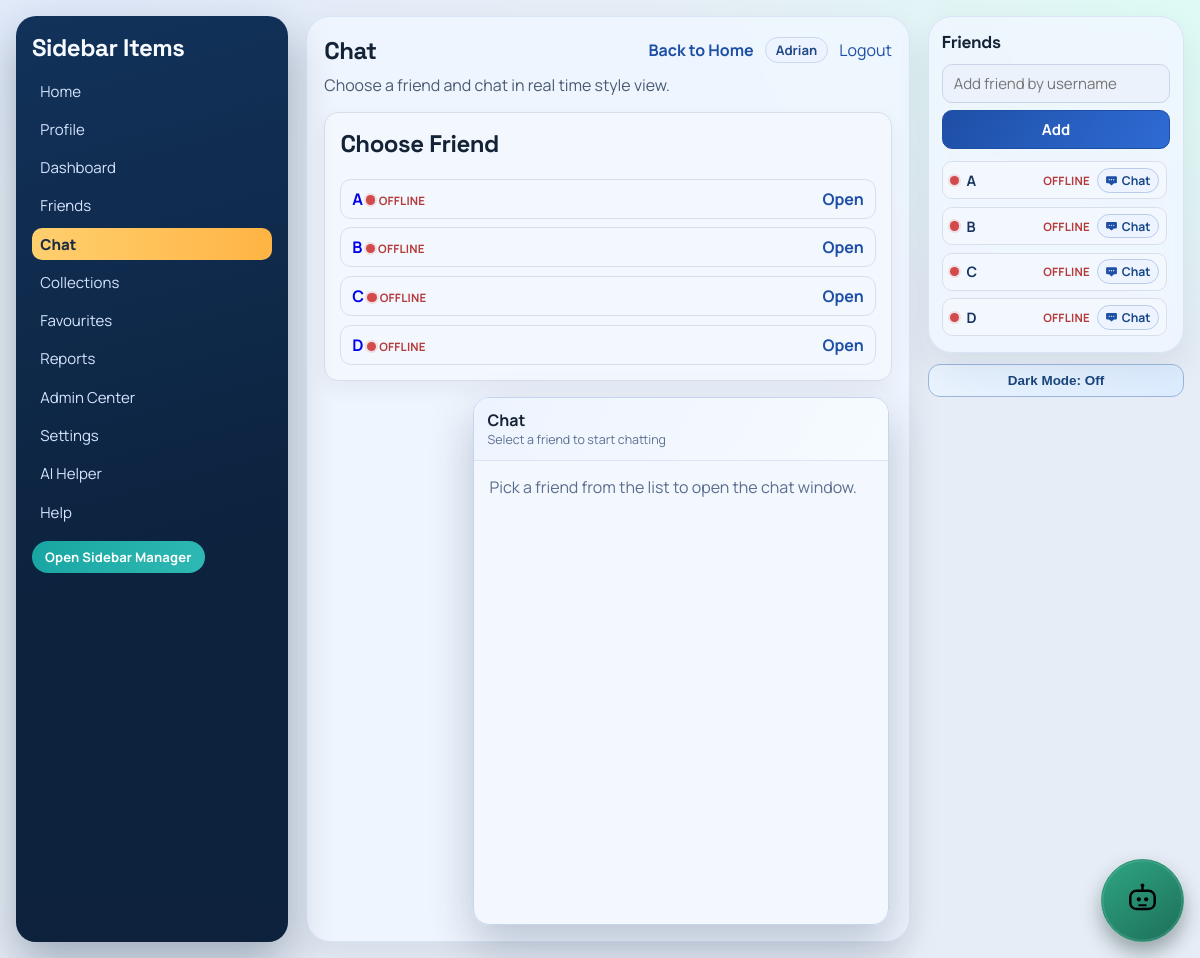
Screenshot of /chat/ (signed in) with the database file from the repository.
### myapp/models.py (models this page shows, shortened)
class SidebarItem(models.Model):
    name = models.CharField(max_length=50)

### myapp/views.py (the view, shortened to what this page needs)
# urls.py: path('chat/', views.chat_hub_page, name='chat_hub_page'),
@login_required
def chat_hub_page(request):
    friend_ids = list(Friendship.objects.filter(user=request.user).values_list('friend_id', flat=True))
    friends = User.objects.filter(id__in=friend_ids).select_related('presence').order_by('username')
    selected_friend = None
    chat_messages = DirectMessage.objects.none()
    selected_friend_id_raw = request.GET.get('friend', '').strip()
    if selected_friend_id_raw.isdigit():
        candidate = friends.filter(id=int(selected_friend_id_raw)).first()
        if candidate:
            selected_friend = candidate
    DirectMessage.objects.filter(receiver=request.user, delivered_at__isnull=True).exclude(hidden_for=request.user).update(
        delivered_at=timezone.now()
    )
    context = {
        'sidebar_items': _sidebar_items_for_user(request.user),
        'page_title': 'Chat',
        'page_description': 'Choose a friend and chat in real time style view.',
        'current_section': 'chat',
        'friends': friends,
        'selected_friend': selected_friend,
        'chat_messages': chat_messages,
    }
    return render(request, 'myapp/chat_hub.html', context)

### myapp/context_processors.py (called while the page is built)
def tab_session_seed(request):
    if not getattr(request, 'user', None) or not request.user.is_authenticated:
        return {'session_seed': False}
    return {'session_seed': bool(request.session.pop('tab_session_seed', False))}

def ui_theme_mode(request):
    theme_mode = request.COOKIES.get('ui_theme_mode') or request.session.get('settings_theme_mode') or 'light'
    if theme_mode not in {'light', 'dark'}:
        theme_mode = 'light'
    return {'ui_theme_mode': theme_mode}

### myapp/templatetags/url_helpers.py (called while the page is built)
@register.simple_tag
def sidebar_item_url(item):
    name = str(getattr(item, 'name', item)).strip().lower()
    mapping = {
        'home': 'index',
        'help': 'help_page',
        'admin center': 'admin_center_page',
        'dashboard': 'dashboard_page',
        'profile': 'profile_page',
        'friends': 'friends_page',
        'chat': 'chat_hub_page',
        'ai helper': 'ai_helper_page',
        'settings': 'settings_page',
        'reports': 'reports_page',
        'collections': 'collections_page',
        'favourites': 'favorites_page',
        'favorites': 'favorites_page',
    }
    route_name = mapping.get(name)
    if route_name:
        return reverse(route_name)
    item_id = getattr(item, 'id', None)
    if item_id:
        return reverse('sidebar_item_detail', args=[item_id])
    return reverse('index')

### myapp/views.py (called while the page is built)
def _is_admin(user):
    return user.is_staff or user.is_superuser

def _sidebar_items_for_user(user):
    SidebarItem.objects.filter(name__iexact='Favorites').update(name='Favourites')
    for name in DEFAULT_SIDEBAR_ITEMS:
        SidebarItem.objects.get_or_create(name=name)
    items = list(SidebarItem.objects.all())
    if not _is_admin(user):
        items = [item for item in items if item.name.strip().lower() != 'admin center']
    items.sort(key=lambda item: (SIDEBAR_ORDER.get(item.name.strip().lower(), 500), item.name.lower()))
    return items

### myapp/templates/myapp/chat_hub.html (shortened to what this page needs)
{% extends 'myapp/base_sidebar_page.html' %}
{% block body_class %}page-chat-hub{% endblock %}
{% block page_content %}
<section class="tools-grid">
    <article class="tool-card">
        <h2>Choose Friend</h2>
        <div class="related-list">
            {% for friend in friends_panel_items %}
                <a
                    class="related-row chat-friend-row {% if selected_friend and selected_friend.id == friend.id %}active{% endif %}"
                    href="{% url 'chat_hub_page' %}?friend={{ friend.id }}"
                >
                    <div>
                        <strong>{{ friend.username }}</strong>
                        <span class="friend-state {% if friend.is_online %}online{% else %}offline{% endif %}"></span>
                        <span class="friend-presence-text {% if friend.is_online %}online{% else %}offline{% endif %}">
                            {% if friend.is_online %}Online{% else %}Offline{% endif %}
                        </span>
                    </div>
                    <span class="inline-link">Open</span>
                </a>
            {% empty %}
                <p>No friends yet. Add friends in the Friends page first.</p>
            {% endfor %}
        </div>
    </article>
</section>
<section class="chat-popout {% if selected_friend %}open{% endif %}" aria-label="Chat window">
    <header class="chat-popout-header">
        {% if selected_friend %}
            <div>
                <strong>{{ selected_friend.username }}</strong>
                <div class="chat-subtitle">Direct chat</div>
            </div>
            <a href="{% url 'chat_hub_page' %}" class="chat-close-btn" aria-label="Close chatbox">Close</a>
        {% else %}
            <div>
                <strong>Chat</strong>
                <div class="chat-subtitle">Select a friend to start chatting</div>
            </div>
        {% endif %}
    </header>
    {% if selected_friend %}
        <div class="chat-thread">
            {% for item in chat_messages %}
                <div class="chat-line {% if item.sender_id == request.user.id %}mine{% else %}theirs{% endif %}">
                    <div class="chat-bubble">
                        <div class="chat-author">{{ item.sender.username }}</div>
                        <p>{{ item.body }}</p>
                        <div class="chat-meta">
                            <div class="chat-time">
                                {{ item.created_at|date:"Y-m-d H:i" }}
                                {% if item.sender_id == request.user.id %}
                                    <span
                                        class="msg-status {% if item.read_at %}read{% elif item.delivered_at %}delivered{% else %}sent{% endif %}"
                                        aria-label="{% if item.read_at %}Read{% elif item.delivered_at %}Delivered{% else %}Sent{% endif %}"
                                        title="{% if item.read_at %}Read{% elif item.delivered_at %}Delivered{% else %}Sent{% endif %}"
                                    >
                                    </span>
                                {% endif %}
                            </div>
                            <div class="chat-meta-actions">
                                {% if item.sender_id == request.user.id %}
                                    <form method="post" action="{% url 'delete_chat_message' item.id %}" class="inline-form">
                                        {% csrf_token %}
                                        <input type="hidden" name="scope" value="for_me">
                                        <button type="submit" class="chat-delete-btn">Delete for me</button>
                                    </form>
                                    <form method="post" action="{% url 'delete_chat_message' item.id %}" class="inline-form">
                                        {% csrf_token %}
                                        <input type="hidden" name="scope" value="for_all">
                                        <button type="submit" class="chat-delete-btn danger">Delete for all</button>
                                    </form>
                                {% else %}
                                    <form method="post" action="{% url 'delete_chat_message' item.id %}" class="inline-form">
                                        {% csrf_token %}
                                        <input type="hidden" name="scope" value="for_me">
                                        <button type="submit" class="chat-delete-btn">Delete for me</button>
                                    </form>
                                {% endif %}
                            </div>
                        </div>
                    </div>
                </div>
            {% empty %}
                <p class="friend-empty">No messages yet. Start the conversation.</p>
            {% endfor %}
        </div>
        <form method="post" class="stack-form chat-send-form">
            {% csrf_token %}
            <input type="hidden" name="friend_id" value="{{ selected_friend.id }}">
            <textarea name="message" rows="3" maxlength="1000" placeholder="Type a message..." required></textarea>
            <button type="submit">Send Message</button>
        </form>
    {% else %}
        <div class="chat-empty-state">
            Pick a friend from the list to open the chat window.
        </div>
    {% endif %}
</section>
{% endblock %}

### myapp/templates/myapp/base_sidebar_page.html (shortened to what this page needs)
{% load static %}
{% load url_helpers %}
<!DOCTYPE html>
<html lang="en">
<head>
    <link rel="stylesheet" href="{% static 'myapp/style.css' %}">
</head>
<body
    class="app-body theme-{{ ui_theme_mode|default:'light' }} {% block body_class %}page-generic{% endblock %}"
    data-is-admin="{% if request.user.is_staff %}1{% else %}0{% endif %}"
    data-current-user="{{ request.user.username }}"
    data-authenticated="1"
    data-session-seed="{% if session_seed %}1{% else %}0{% endif %}"
    data-force-logout-url="{% url 'logout_page' %}"
    data-theme-set-url="{% url 'set_theme_mode' %}"
>
    <div class="container">
        <aside class="sidebar" id="sidebar">
            <h2>Sidebar Items</h2>
            <ul>
                {% for item in sidebar_items %}
                    {% sidebar_item_url item as item_url %}
                    <li>
                        <a
                            class="sidebar-item-link {% if item.name|lower == current_section %}active{% endif %}"
                            href="{{ item_url }}"
                        >
                            {{ item.name }}
                        </a>
                    </li>
                {% empty %}
                    <li>No items yet.</li>
                {% endfor %}
            </ul>
            {% if request.user.is_staff %}
                <a class="sidebar-nav-btn" href="{% url 'sidebar_items_page' %}">Open Sidebar Manager</a>
            {% endif %}
        </aside>
        <main class="main surface-panel">
            <header class="page-header">
                <h1>{{ page_title }}</h1>
                <div class="header-links">
                    <a class="inline-link" href="{% url 'index' %}">Back to Home</a>
                    <span class="user-chip">{{ request.user.username }}</span>
                    <form method="post" action="{% url 'logout_page' %}" class="inline-form">
                        <button type="submit" class="link-button">Logout</button>
                    </form>
                </div>
            </header>
            <p class="page-subtitle">{{ page_description }}</p>
            {% block page_content %}{% endblock %}
        </main>
        <div class="right-rail">
            <aside class="friends-sidebar surface-panel" aria-label="Friends">
                <h2>Friends</h2>
                <form method="post" action="{% url 'add_friend' %}" class="stack-form friends-add-form">
                    <input type="text" name="username" placeholder="Add friend by username" required>
                    <button type="submit">Add</button>
                </form>
                <div class="friends-list">
                    {% for friend in friends_panel_items %}
                        <div class="friend-row">
                            <span class="friend-state {% if friend.is_online %}online{% else %}offline{% endif %}"></span>
                            <span class="friend-name">{{ friend.username }}</span>
                            <span class="friend-presence-text {% if friend.is_online %}online{% else %}offline{% endif %}">
                                {% if friend.is_online %}Online{% else %}Offline{% endif %}
                            </span>
                            <a class="friend-chat-btn" href="{% url 'chat_page' friend.id %}">
                                <img src="{% static 'myapp/chat-icon.svg' %}" alt="" aria-hidden="true">
                                <span>Chat</span>
                            </a>
                        </div>
                    {% empty %}
                        <p class="friend-empty">No friends added yet.</p>
                    {% endfor %}
                </div>
            </aside>
            <div class="theme-rail-tool">
                <button type="button" class="theme-quick-btn" data-theme-quick-toggle>Dark Mode: Off</button>
            </div>
        </div>
    </div>
    <div class="ai-floating-tool">
        <button
            type="button"
            class="ai-quick-btn"
            id="aiHelperLauncher"
            aria-label="Open AI Helper"
            aria-controls="aiHelperWidget"
            aria-expanded="false"
        >
            <img src="{% static 'myapp/ai-icon.svg' %}" alt="" aria-hidden="true">
        </button>
    </div>
</body>
</html>

### rows the page displays
SidebarItem: name "Home"
SidebarItem: name "Profile"
SidebarItem: name "Dashboard"
SidebarItem: name "Friends"
SidebarItem: name "Chat"
SidebarItem: name "Collections"
SidebarItem: name "Favourites"
SidebarItem: name "Reports"
SidebarItem: name "Admin Center"
SidebarItem: name "Settings"
SidebarItem: name "AI Helper"
SidebarItem: name "Help"

### other values shown
{{ request.user.username }} "Adrian"
{{ page_description }} "Choose a friend and chat in real time style view."
{{ friend.username }} "A" "B" "C" "D"
